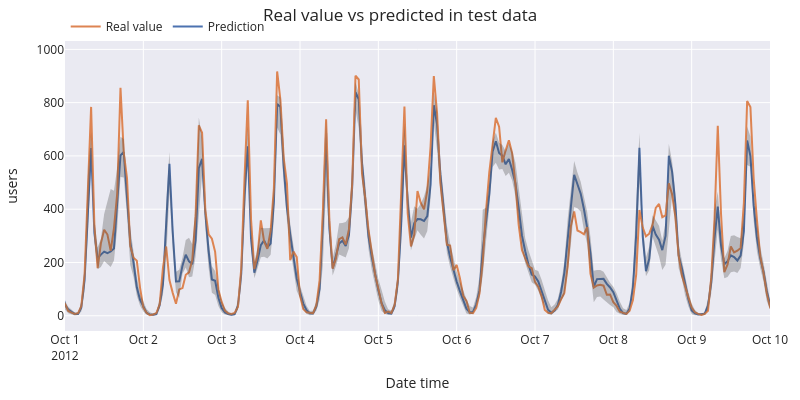

The code cell stored with this chart in its notebook:
### Markdown cell above
The plot opens on ten days of October, where the predictions, the actual values and the interval can be told apart. Double-click on it to see the whole test period, from September to December 2012.

### Code cell
# Plot prediction intervals vs real value
# ==============================================================================
predictions = results_backtest.predictions
data_test = data.set_index("date_time").loc[predictions.index, :]

fig = go.Figure([
    go.Scatter(name='Prediction', x=predictions.index, y=predictions['pred'], mode='lines'),
    go.Scatter(
        name='Real value', x=data_test.index, y=data_test['users'], mode='lines',
    ),
    go.Scatter(
        name='Upper Bound', x=predictions.index, y=predictions['upper_bound'], mode='lines',
        marker=dict(color="#444"), line=dict(width=0), showlegend=False
    ),
    go.Scatter(
        name='Lower Bound', x=predictions.index, y=predictions['lower_bound'], marker=dict(color="#444"),
        line=dict(width=0), mode='lines', fillcolor='rgba(68, 68, 68, 0.3)', fill='tonexty', showlegend=False
    )
])
fig.update_layout(
    title="Real value vs predicted in test data",
    xaxis_title="Date time",
    yaxis_title="users",
    width=800,
    height=400,
    margin=dict(l=20, r=20, t=35, b=20),
    hovermode="x",
    legend=dict(orientation="h", yanchor="top", y=1.1, xanchor="left", x=0.001),
    # Initial zoom on x axis betwee 1 oct to 10 oct
    xaxis=dict(range=['2012-10-01', '2012-10-10'])
)
fig.show()

### Figure 1 — Plotly figure (JSON) as saved in the notebook; plotly's stock layout.template omitted (floating-point values rounded to 4 significant figures; data arrays with more than 128 entries replaced by an {"elided": "..."} marker saying what was removed)
{"data": [{"mode": "lines", "name": "Prediction", "type": "scatter", "x": {"elided": "2928 str values"}, "y": {"elided": "2928 float values"}}, {"mode": "lines", "name": "Real value", "type": "scatter", "x": {"elided": "2928 str values"}, "y": {"elided": "2928 float values"}}, {"line": {"width": 0}, "marker": {"color": "#444"}, "mode": "lines", "name": "Upper Bound", "showlegend": false, "type": "scatter", "x": {"elided": "2928 str values"}, "y": {"elided": "2928 float values"}}, {"fill": "tonexty", "fillcolor": "rgba(68, 68, 68, 0.3)", "line": {"width": 0}, "marker": {"color": "#444"}, "mode": "lines", "name": "Lower Bound", "showlegend": false, "type": "scatter", "x": {"elided": "2928 str values"}, "y": {"elided": "2928 float values"}}], "layout": {"height": 400, "hovermode": "x", "legend": {"orientation": "h", "x": 0.001, "xanchor": "left", "y": 1.1, "yanchor": "top"}, "margin": {"b": 20, "l": 20, "r": 20, "t": 35}, "title": {"text": "Real value vs predicted in test data"}, "width": 800, "xaxis": {"range": ["2012-10-01", "2012-10-10"], "title": {"text": "Date time"}}, "yaxis": {"title": {"text": "users"}}}}
